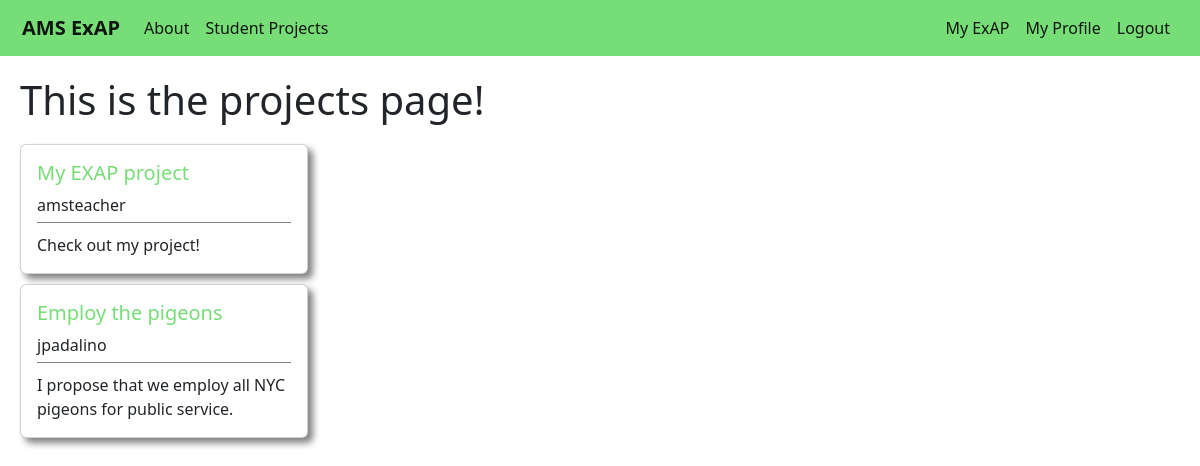
Page /projects/ (signed in) on the committed database.
### users/models.py (models this page shows, shortened)
class Profile(models.Model):
    user = models.OneToOneField(User,on_delete=models.CASCADE)
    period = models.IntegerField(default=1)
    project_title = models.CharField(max_length=50,default='My EXAP project')
    project_blurb = models.CharField(max_length=100,default='Check out my project!')
    project_description = models.TextField(default="I don't have a project description yet, but trust me it will be awesome!")

### projects/views.py (the view)
# urls.py: path('',views.displayprojects,name='projects-studentprojects')
def displayprojects(request):
    context = {
        'title':'Projects',
        'studentprofiles':Profile.objects.all()
    }
    return render(request,'projects/studentprojects.html',context)

### projects/templates/projects/studentprojects.html
{% extends 'main/base.html' %}
{% block content %}
<div class='page-title'>
    <h1>This is the projects page!</h1>
</div>
{% if user.is_authenticated %}
    <div class='projects-div'>
        {% for profile in studentprofiles %}
            <div class="card project-card" style="width: 18rem;">
                <div class="card-body project-card-body">
                    <h5 class="card-title project-card-title">{{ profile.project_title }}</h5>
                    <h8 class="card-title project-card-student">{{ profile.user.username }}</h8>
                    <div class='project-card-blurb'>
                        <p class="card-text project-card-text">{{ profile.project_blurb }}</p>
                    </div>
                </div>
            </div>
        {% endfor %}
    </div>
{% endif %}
{% endblock content %}

### main/static/main/main.css (style rules this page uses)
body { background-color:white; }
.page-title { margin-bottom:20px; }
.project-card { margin-top:10px; margin-bottom:10px; box-shadow: 5px 5px 7px grey; }
.project-card-title { color: #77DD77; }
.project-card-blurb { margin-top:5px; padding-top:10px; border-top: 1px solid grey; }

### rows in the picture
Profile: project_title "My EXAP project", user.username "amsteacher", project_blurb "Check out my project!"
Profile: project_title "Employ the pigeons", user.username "jpadalino", project_blurb "I propose that we employ all NYC pigeons for public service."
